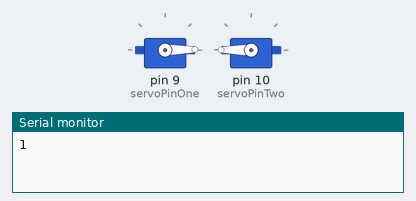
Recording of a sketch running on a simulated Arduino Uno, built with avr-gcc and run on an emulated ATmega328P. Shown: 2 × servo, the last lines printed to the serial monitor. Wiring (inferred from the names in the program): 2 × servo: signal pin 9 / signal pin 10. Servo pulses on a pin are drawn as a servo (544–2400 µs = 0–180°).

Above: at 0.05 s.
At 7.95 s:
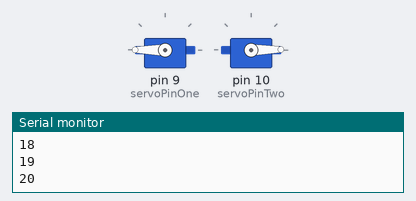
Timing chart, 0 to 10.4 s (numbered marks = the images above):
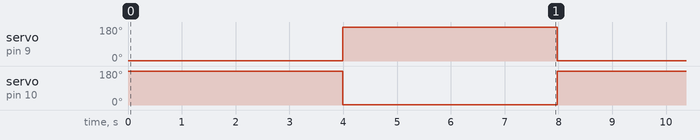

The sketch:

two_servo_360_1.ino
```cpp
#define N 20
int servoPinOne = 9;
int servoPinTwo = 10;

int servoPosition = 1000; // position in microseconds

void setup()
{
  pinMode(servoPinOne, OUTPUT);
  pinMode(servoPinTwo, OUTPUT);
  Serial.begin(9600);
}

void loop() {
  Forward();
  Forward();
  Forward();
  delay(2000);

  Backward();
  Backward();
  Backward();
  delay(2000);

//  RightRotate();
//  delay(2000);

//  LeftRotate();
//  delay(2000);
}

void Forward() {
  int i = 0;
   while(i < N) {
    digitalWrite(servoPinOne, HIGH);
    delayMicroseconds(1000); // toci sa vpravo nikto netusi preco to je tak
    digitalWrite(servoPinOne, LOW);

    digitalWrite(servoPinTwo, HIGH);
    delayMicroseconds(2000); // toci sa vpravo nikto netusi preco to je tak
    digitalWrite(servoPinTwo, LOW);
    delay(30); // wait 20 milliseconds
    i++;
    Serial.println(i);
  }
}

void Backward() {
  int i = 0;
   while(i < N) {
    digitalWrite(servoPinOne, HIGH);
    delayMicroseconds(2000); // toci sa vpravo nikto netusi preco to je tak
    digitalWrite(servoPinOne, LOW);

    digitalWrite(servoPinTwo, HIGH);
    delayMicroseconds(1000); // toci sa vpravo nikto netusi preco to je tak
    digitalWrite(servoPinTwo, LOW);
    delay(30); // wait 20 milliseconds
    i++;
    Serial.println(i);
  }
}

void RightRotate() { // vpravo
   int i = 0;
   while(i < N) {
    digitalWrite(servoPinOne, HIGH);
    digitalWrite(servoPinTwo, HIGH);
    delayMicroseconds(2000); // toci sa vpravo nikto netusi preco to je tak
    digitalWrite(servoPinTwo, LOW);
    digitalWrite(servoPinOne, LOW);
    delay(30); // wait 20 milliseconds
    i++;
    Serial.println(i);
  }
}

void LeftRotate() { // vlavo
    int i = 0;
    while(i < N) {
    digitalWrite(servoPinOne, HIGH);
    digitalWrite(servoPinTwo, HIGH);
    delayMicroseconds(1000); // toci sa vlavo
    digitalWrite(servoPinOne, LOW);
    digitalWrite(servoPinTwo, LOW);
    delay(30); // wait 20 milliseconds
    i++;
    Serial.println(i);
  }
}
```

Measured:
- by itself, servo on pin 9 (servoPinOne), servo on pin 10 (servoPinTwo): alternates 180° for 4.0 s and 1° for 4.0 s
